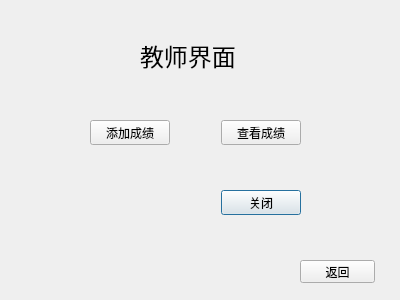
<?xml version="1.0" encoding="UTF-8"?>
<ui version="4.0">
 <class>teacher</class>
 <widget class="QDialog" name="teacher">
  <property name="geometry">
   <rect>
    <x>0</x>
    <y>0</y>
    <width>400</width>
    <height>300</height>
   </rect>
  </property>
  <property name="windowTitle">
   <string>学生选课和成绩管理系统</string>
  </property>
  <widget class="QLabel" name="label">
   <property name="geometry">
    <rect>
     <x>140</x>
     <y>40</y>
     <width>101</width>
     <height>31</height>
    </rect>
   </property>
   <property name="font">
    <font>
     <pointsize>18</pointsize>
    </font>
   </property>
   <property name="text">
    <string>教师界面</string>
   </property>
  </widget>
  <widget class="QWidget" name="layoutWidget">
   <property name="geometry">
    <rect>
     <x>90</x>
     <y>190</y>
     <width>211</width>
     <height>25</height>
    </rect>
   </property>
   <layout class="QHBoxLayout" name="horizontalLayout">
    <item>
     <spacer name="horizontalSpacer_2">
      <property name="orientation">
       <enum>Qt::Horizontal</enum>
      </property>
      <property name="sizeHint" stdset="0">
       <size>
        <width>40</width>
        <height>20</height>
       </size>
      </property>
     </spacer>
    </item>
    <item>
     <widget class="QPushButton" name="btn_close">
      <property name="text">
       <string>关闭</string>
      </property>
     </widget>
    </item>
   </layout>
  </widget>
  <widget class="QWidget" name="layoutWidget">
   <property name="geometry">
    <rect>
     <x>90</x>
     <y>120</y>
     <width>211</width>
     <height>25</height>
    </rect>
   </property>
   <layout class="QHBoxLayout" name="horizontalLayout_2">
    <item>
     <widget class="QPushButton" name="btn_tea_addscore">
      <property name="text">
       <string>添加成绩</string>
      </property>
     </widget>
    </item>
    <item>
     <spacer name="horizontalSpacer">
      <property name="orientation">
       <enum>Qt::Horizontal</enum>
      </property>
      <property name="sizeHint" stdset="0">
       <size>
        <width>40</width>
        <height>20</height>
       </size>
      </property>
     </spacer>
    </item>
    <item>
     <widget class="QPushButton" name="btn_tea_scoreInport">
      <property name="sizePolicy">
       <sizepolicy hsizetype="Minimum" vsizetype="Fixed">
        <horstretch>0</horstretch>
        <verstretch>0</verstretch>
       </sizepolicy>
      </property>
      <property name="text">
       <string>查看成绩</string>
      </property>
     </widget>
    </item>
   </layout>
  </widget>
  <widget class="QPushButton" name="btn_return">
   <property name="geometry">
    <rect>
     <x>300</x>
     <y>260</y>
     <width>75</width>
     <height>23</height>
    </rect>
   </property>
   <property name="text">
    <string>返回</string>
   </property>
  </widget>
 </widget>
 <resources/>
 <connections/>
</ui>
